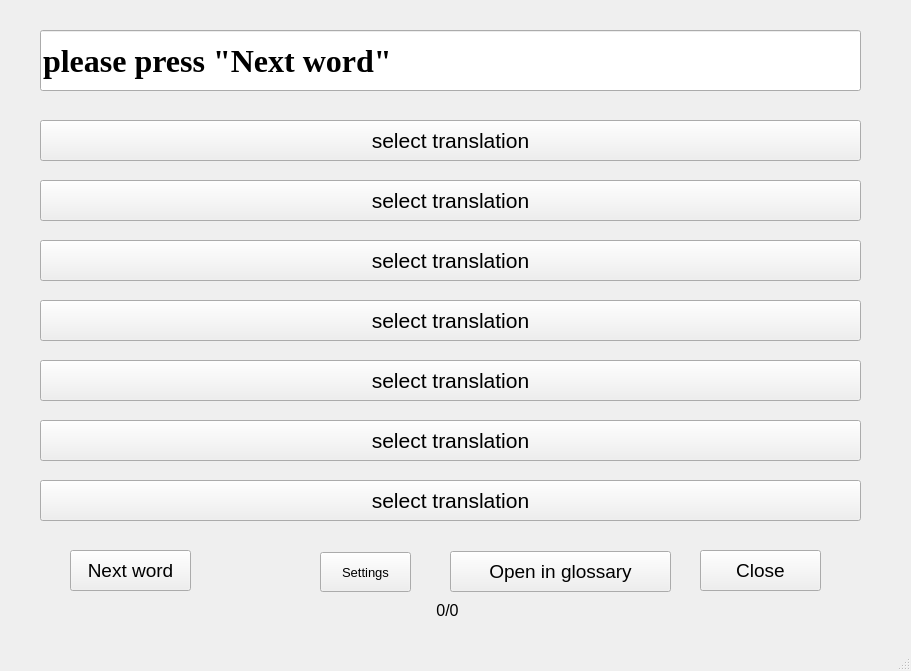
<?xml version="1.0" encoding="UTF-8"?>
<ui version="4.0">
 <class>TestWindow</class>
 <widget class="QMainWindow" name="TestWindow">
  <property name="geometry">
   <rect>
    <x>0</x>
    <y>0</y>
    <width>911</width>
    <height>671</height>
   </rect>
  </property>
  <property name="windowTitle">
   <string>Test words</string>
  </property>
  <widget class="QWidget" name="centralwidget">
   <widget class="QPushButton" name="pushButton">
    <property name="geometry">
     <rect>
      <x>70</x>
      <y>550</y>
      <width>121</width>
      <height>41</height>
     </rect>
    </property>
    <property name="font">
     <font>
      <pointsize>14</pointsize>
     </font>
    </property>
    <property name="text">
     <string>Next word</string>
    </property>
   </widget>
   <widget class="QLineEdit" name="lineEdit">
    <property name="geometry">
     <rect>
      <x>40</x>
      <y>30</y>
      <width>821</width>
      <height>61</height>
     </rect>
    </property>
    <property name="font">
     <font>
      <family>Times New Roman</family>
      <pointsize>24</pointsize>
      <weight>75</weight>
      <bold>true</bold>
     </font>
    </property>
    <property name="text">
     <string>please press &quot;Next word&quot;</string>
    </property>
   </widget>
   <widget class="QPushButton" name="pushButton_2">
    <property name="geometry">
     <rect>
      <x>40</x>
      <y>120</y>
      <width>821</width>
      <height>41</height>
     </rect>
    </property>
    <property name="font">
     <font>
      <pointsize>16</pointsize>
     </font>
    </property>
    <property name="text">
     <string>select translation</string>
    </property>
   </widget>
   <widget class="QPushButton" name="pushButton_3">
    <property name="geometry">
     <rect>
      <x>40</x>
      <y>180</y>
      <width>821</width>
      <height>41</height>
     </rect>
    </property>
    <property name="font">
     <font>
      <pointsize>16</pointsize>
     </font>
    </property>
    <property name="text">
     <string>select translation</string>
    </property>
   </widget>
   <widget class="QPushButton" name="pushButton_4">
    <property name="geometry">
     <rect>
      <x>40</x>
      <y>240</y>
      <width>821</width>
      <height>41</height>
     </rect>
    </property>
    <property name="font">
     <font>
      <pointsize>16</pointsize>
     </font>
    </property>
    <property name="text">
     <string>select translation</string>
    </property>
   </widget>
   <widget class="QPushButton" name="pushButton_5">
    <property name="geometry">
     <rect>
      <x>40</x>
      <y>300</y>
      <width>821</width>
      <height>41</height>
     </rect>
    </property>
    <property name="font">
     <font>
      <pointsize>16</pointsize>
     </font>
    </property>
    <property name="text">
     <string>select translation</string>
    </property>
   </widget>
   <widget class="QPushButton" name="pushButton_6">
    <property name="geometry">
     <rect>
      <x>40</x>
      <y>360</y>
      <width>821</width>
      <height>41</height>
     </rect>
    </property>
    <property name="font">
     <font>
      <pointsize>16</pointsize>
     </font>
    </property>
    <property name="text">
     <string>select translation</string>
    </property>
   </widget>
   <widget class="QPushButton" name="pushButton_7">
    <property name="geometry">
     <rect>
      <x>450</x>
      <y>551</y>
      <width>221</width>
      <height>41</height>
     </rect>
    </property>
    <property name="font">
     <font>
      <pointsize>14</pointsize>
     </font>
    </property>
    <property name="text">
     <string>Open in glossary</string>
    </property>
   </widget>
   <widget class="QPushButton" name="pushButton_8">
    <property name="geometry">
     <rect>
      <x>700</x>
      <y>550</y>
      <width>121</width>
      <height>41</height>
     </rect>
    </property>
    <property name="font">
     <font>
      <pointsize>14</pointsize>
     </font>
    </property>
    <property name="text">
     <string>Close</string>
    </property>
   </widget>
   <widget class="QPushButton" name="pushButton_9">
    <property name="geometry">
     <rect>
      <x>40</x>
      <y>420</y>
      <width>821</width>
      <height>41</height>
     </rect>
    </property>
    <property name="font">
     <font>
      <pointsize>16</pointsize>
     </font>
    </property>
    <property name="text">
     <string>select translation</string>
    </property>
   </widget>
   <widget class="QPushButton" name="pushButton_10">
    <property name="geometry">
     <rect>
      <x>40</x>
      <y>480</y>
      <width>821</width>
      <height>41</height>
     </rect>
    </property>
    <property name="font">
     <font>
      <pointsize>16</pointsize>
     </font>
    </property>
    <property name="text">
     <string>select translation</string>
    </property>
   </widget>
   <widget class="QLabel" name="label">
    <property name="geometry">
     <rect>
      <x>232</x>
      <y>600</y>
      <width>431</width>
      <height>21</height>
     </rect>
    </property>
    <property name="font">
     <font>
      <pointsize>12</pointsize>
     </font>
    </property>
    <property name="text">
     <string>0/0</string>
    </property>
    <property name="alignment">
     <set>Qt::AlignCenter</set>
    </property>
   </widget>
   <widget class="QPushButton" name="pushButton_11">
    <property name="geometry">
     <rect>
      <x>320</x>
      <y>552</y>
      <width>91</width>
      <height>40</height>
     </rect>
    </property>
    <property name="font">
     <font>
      <pointsize>10</pointsize>
     </font>
    </property>
    <property name="text">
     <string>Settings</string>
    </property>
   </widget>
  </widget>
  <widget class="QMenuBar" name="menubar">
   <property name="geometry">
    <rect>
     <x>0</x>
     <y>0</y>
     <width>911</width>
     <height>26</height>
    </rect>
   </property>
  </widget>
  <widget class="QStatusBar" name="statusbar"/>
 </widget>
 <resources/>
 <connections/>
</ui>
